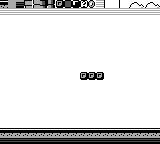

Tiled map render using the project's own tile images. Description and the whole map definition, tile-layer contents included, below:
An orthogonal 20x18 tile map with 8x8 px tiles, 1 tile layer (Tile Layer 1), 2 tilesets and 1 object.

<map version="1.10" tiledversion="1.10.1" orientation="orthogonal" renderorder="right-down" width="20" height="18" tilewidth="8" tileheight="8" infinite="0" nextlayerid="6" nextobjectid="21">
 <editorsettings>
  <export target="../../source/main/default/levels/World1Area1.c" format="gbdk-export" />
 </editorsettings>
 <properties>
  <property name="gbdkMapPath" value="World1Area1_map.h" />
  <property name="gbdkObjectType" value="ObjectSpawn" />
  <property name="gbdkPaletteCount" value="1" />
  <property name="gbdkString.name" value="World One. Area Wun!" />
  <property name="gbdkTileset" value="World1Tileset" />
  <property name="gbdkTilesetHeaderInclude" value="graphics/World1Tileset.h" />
  <property name="gbdk_numberOfSolidTiles" value="11" />
  <property name="gbkdObjectTypeHeaderInclude" value="Objects.h" />
  <property name="tiledMapStructHeader" value="TiledMapStruct.h" />
 </properties>
 <tileset firstgid="1" source="World1Tileset.tsx" />
 <tileset firstgid="29" source="Enemies.tsx" />
 <layer id="1" name="Tile Layer 1" width="20" height="18">
  <data encoding="csv">
1,2,3,4,5,6,7,8,9,10,11,12,13,14,15,16,17,18,19,20,
13,13,13,13,13,13,13,13,13,13,13,13,13,13,13,13,13,13,13,13,
16,16,16,16,16,16,16,16,16,16,16,16,16,16,16,16,16,16,16,16,
16,16,16,16,16,16,16,16,16,16,16,16,16,16,16,16,16,16,16,16,
16,16,16,16,16,16,16,16,16,16,16,16,16,16,16,16,16,16,16,16,
16,16,16,16,16,16,16,16,16,16,16,16,16,16,16,16,16,16,16,16,
16,16,16,16,16,16,16,16,16,16,16,16,16,16,16,16,16,16,16,16,
16,16,16,16,16,16,16,16,16,16,16,16,16,16,16,16,16,16,16,16,
16,16,16,16,16,16,16,16,16,16,16,16,16,16,16,16,16,16,16,16,
16,16,16,16,16,16,16,16,16,16,8,8,8,16,16,16,16,16,16,16,
16,16,16,16,16,16,16,16,16,16,16,16,16,16,16,16,16,16,16,16,
16,16,16,16,16,16,16,16,16,16,16,16,16,16,16,16,16,16,16,16,
16,16,16,16,16,16,16,16,16,16,16,16,16,16,16,16,16,16,16,16,
16,16,16,16,16,16,16,16,16,16,16,16,16,16,16,16,16,16,16,16,
16,16,16,16,16,16,16,16,16,16,16,16,16,16,16,16,16,16,16,16,
16,16,16,16,16,16,16,16,16,16,16,16,16,16,16,16,16,16,16,16,
1,1,1,1,1,1,1,1,1,1,1,1,1,1,1,1,1,1,1,1,
3,3,3,3,3,3,3,3,3,3,3,3,3,3,3,3,3,3,3,3
</data>
 </layer>
 <objectgroup id="2" name="Object Layer 1">
  <object id="20" gid="30" x="90.5" y="67" width="8" height="8" />
 </objectgroup>
</map>
